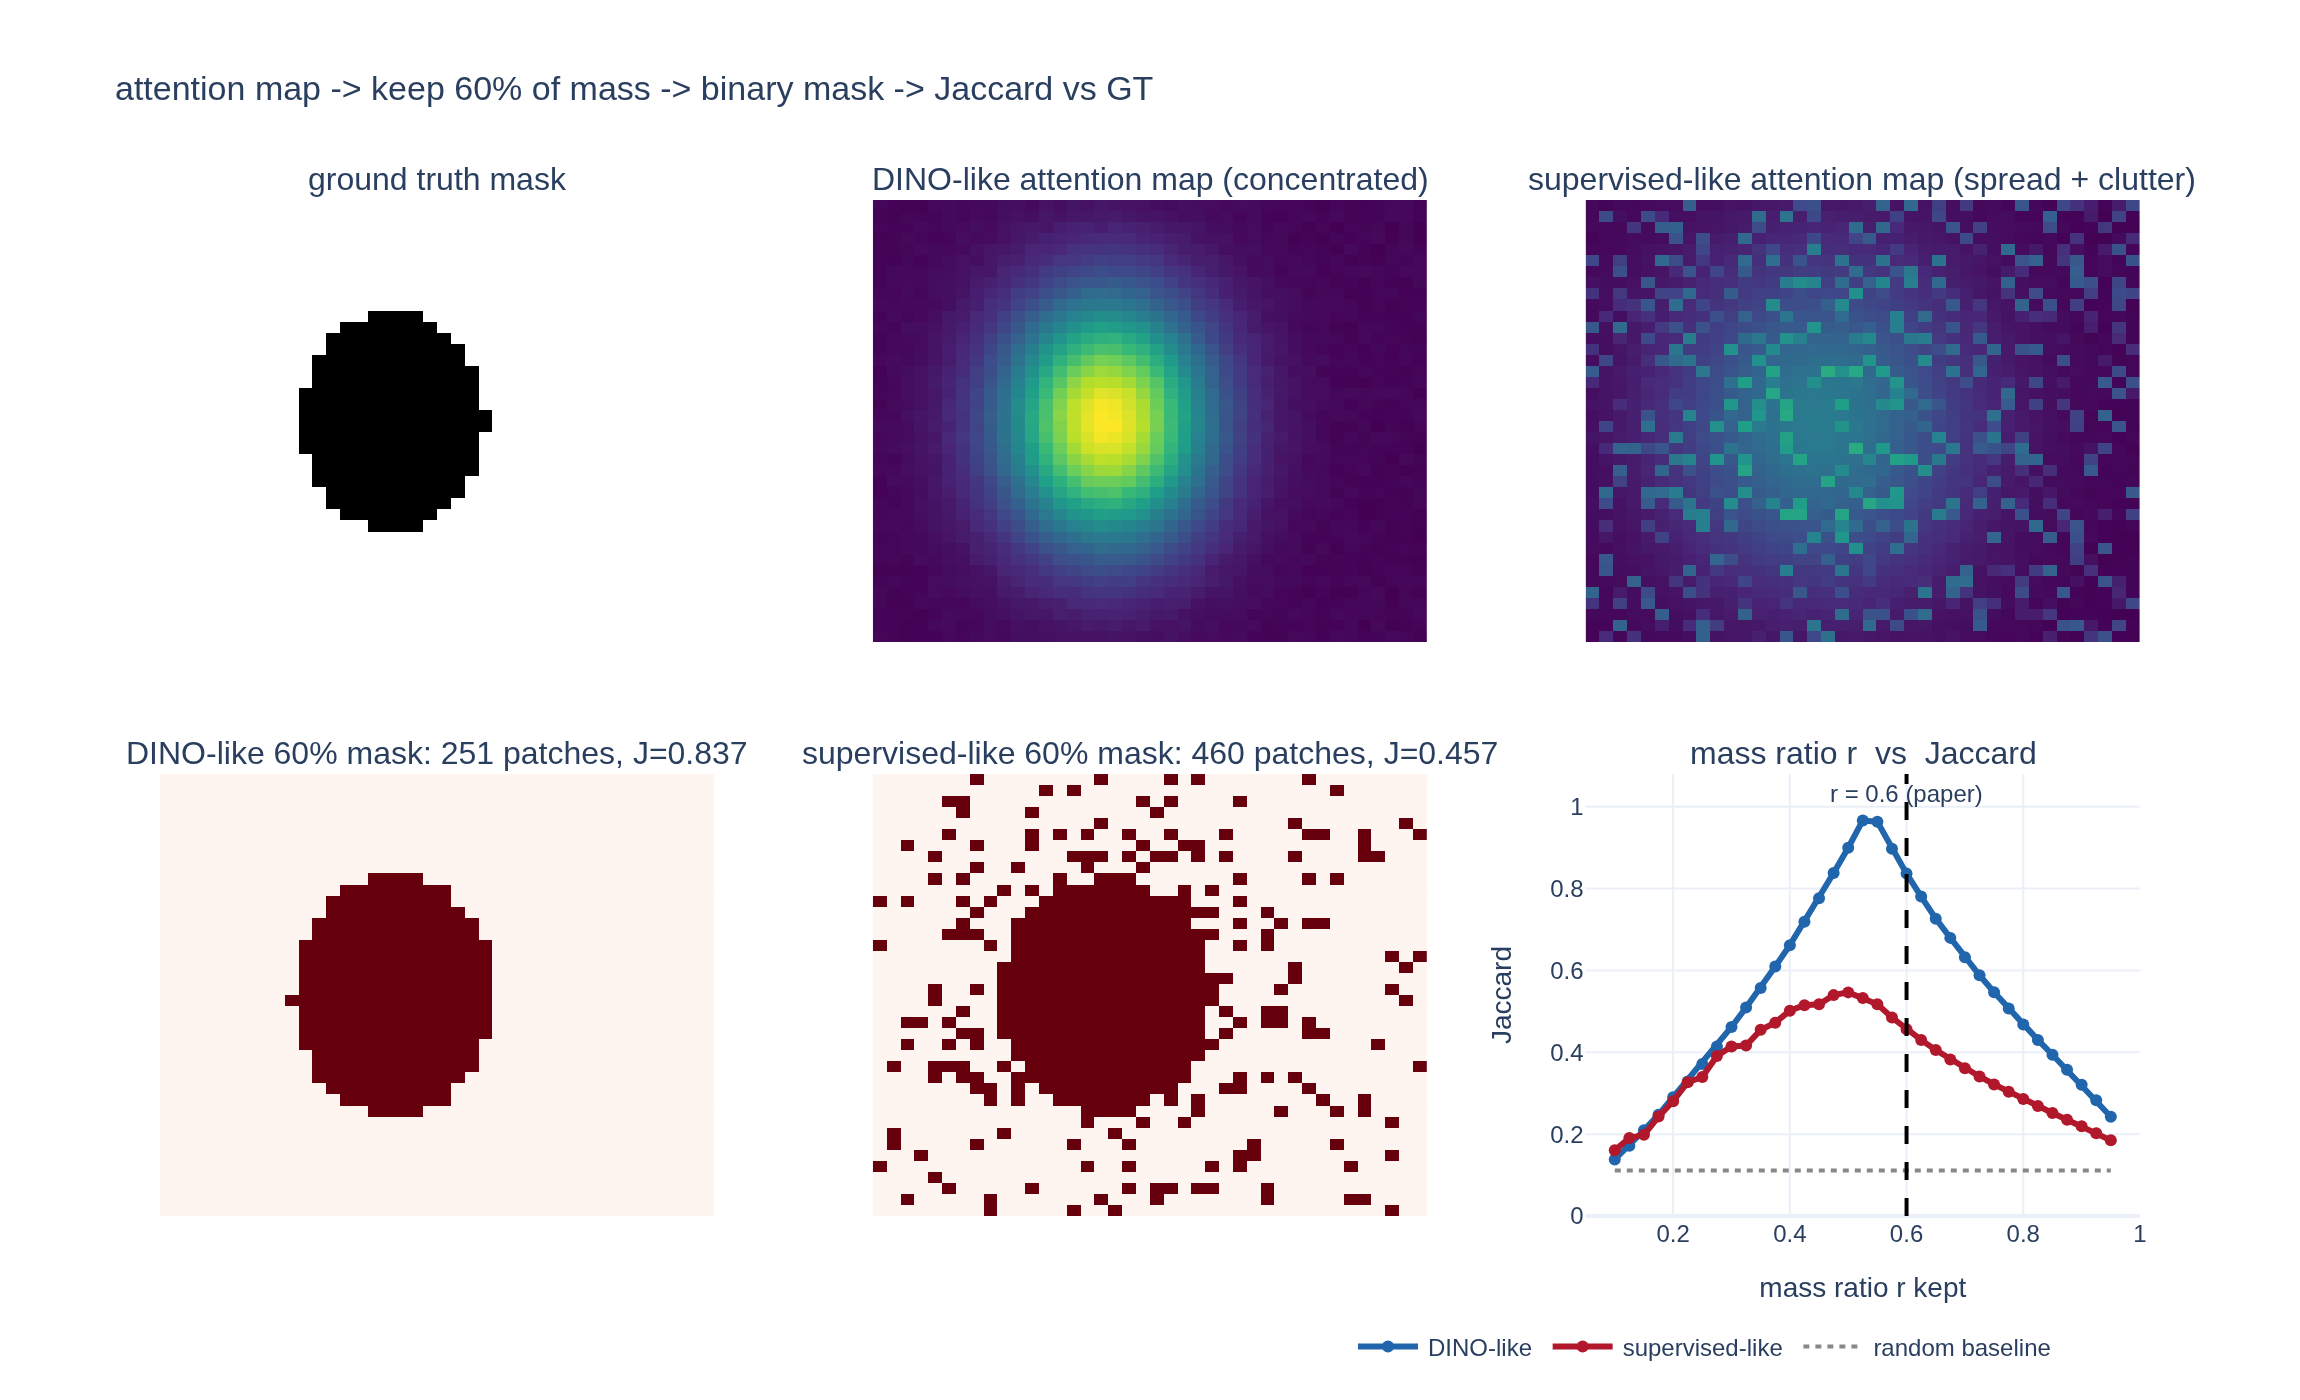

Source code (Python):
# %% [markdown]
# # self-attention 마스크 품질 지표 재현 실험
#
# DINO 논문(§4.2.2, Figure 4)의 평가 절차를 합성 데이터로 재현한다.
#
# 1. attention map을 **질량(mass) 60%를 유지하는 임계값**으로 이진화해 마스크를 만든다.
# 2. 정답 마스크와의 **Jaccard similarity(IoU)** 를 측정한다.
#    $$J(A,B) = \frac{|A \cap B|}{|A \cup B|}$$
# 3. 질량 비율 $r$ 을 훑어 Jaccard 곡선을 보고 $r=0.6$ 의 위치를 확인한다.
# 4. "DINO풍"(집중된 attention) vs "supervised풍"(퍼진 attention + 배경 clutter)의
#    Jaccard 격차가 어떻게 생기는지 재현한다.
#
# 필요 패키지: numpy, plotly, kaleido

# %%
import numpy as np
import plotly.graph_objects as go
from plotly.subplots import make_subplots


def _show(fig):
    try:
        from IPython import get_ipython
        if get_ipython() is not None:  # VSCode 셀/Jupyter에서만 렌더링
            fig.show()
    except ImportError:
        pass


rng = np.random.default_rng(0)
N = 40  # 40x40 패치 그리드 (ViT-S/16 @ 640px 정도의 감각)
yy, xx = np.mgrid[0:N, 0:N] / (N - 1)
print("grid:", yy.shape)
# 출력: grid: (40, 40)

# %% [markdown]
# ## 1. 정답(ground truth) 마스크와 두 종류의 합성 attention map
#
# 정답은 화면 중앙 왼쪽의 타원형 "물체" 하나 (PASCAL VOC12 GT 역할).
#
# - **DINO풍**: 물체를 거의 그대로 덮는 좁고 강한 가우시안 blob + 아주 약한 배경 노이즈
# - **supervised풍**: 같은 위치의 더 넓은 blob + 배경 곳곳에 흩뿌려진 강한 clutter
#   (Figure 4의 supervised 행에 보이는 "배경 전체에 흩뿌려진 빨간 점"에 해당)
#
# 두 map 모두 합이 1이 되도록 정규화한다(softmax 출력처럼).


# %%
def gaussian(cy, cx, sy, sx):
    return np.exp(-(((yy - cy) ** 2) / (2 * sy ** 2) + ((xx - cx) ** 2) / (2 * sx ** 2)))


# 정답 물체: 타원
gt = (((yy - 0.5) / 0.26) ** 2 + ((xx - 0.42) / 0.17) ** 2) <= 1.0

# DINO풍: 물체 모양에 맞는 blob + 미세 배경 노이즈
att_dino = gaussian(0.50, 0.42, 0.20, 0.135) + 0.02 * rng.random((N, N))

# supervised풍: 더 퍼진 blob + 배경 clutter(스펙클)
clutter = (rng.random((N, N)) < 0.30) * rng.random((N, N))
att_sup = 0.60 * gaussian(0.50, 0.42, 0.26, 0.19) + 0.45 * clutter + 0.02 * rng.random((N, N))

att_dino /= att_dino.sum()
att_sup /= att_sup.sum()

print("gt 전경 패치 수:", int(gt.sum()), "/", N * N, f"({gt.mean():.1%})")
print("dino map: max=%.5f mean=%.5f (max/mean=%.1f)"
      % (att_dino.max(), att_dino.mean(), att_dino.max() / att_dino.mean()))
print("sup  map: max=%.5f mean=%.5f (max/mean=%.1f)"
      % (att_sup.max(), att_sup.mean(), att_sup.max() / att_sup.mean()))
# 출력: gt 전경 패치 수: 210 / 1600 (13.1%)
# 출력: dino map: max=0.00371 mean=0.00063 (max/mean=5.9)
# 출력: sup  map: max=0.00228 mean=0.00063 (max/mean=3.7)

# %% [markdown]
# ## 2. "질량의 $r$ 을 유지하는 임계값"의 정확한 구현
#
# 논문의 *thresholding the self-attention map to keep 60% of the mass* 는 고정 임계값이 아니다.
#
# 1. attention 값을 **내림차순 정렬**한다.
# 2. **누적합**을 구해 전체 합의 $r$ 배(=60%)에 처음 도달하는 지점을 찾는다.
# 3. 그 지점의 값을 임계값 $\tau_r$ 로 잡고, $A_{ij} \ge \tau_r$ 인 패치만 전경으로 한다.
#
# 즉 $\tau_r = \min\{ v : \sum_{A_{ij} \ge v} A_{ij} \ \ge\ r \sum_{ij} A_{ij} \}$.
#
# 스케일 불변이라는 것이 핵심이다: map을 상수배 해도 정렬 순서와 누적 **비율**이 그대로이므로
# 마스크가 동일하다. attention 값의 스케일은 이미지(토큰 수)·모델·head마다 다르므로
# 0.5 같은 절대 임계값은 쓸 수 없다.


# %%
def mass_threshold_mask(att, ratio=0.6):
    """attention map의 질량 ratio 만큼을 유지하는 마스크, 임계값, 전경 패치 수를 반환."""
    flat = att.ravel()
    order = np.argsort(flat)[::-1]                       # 내림차순
    csum = np.cumsum(flat[order])
    k = int(np.searchsorted(csum, ratio * csum[-1])) + 1  # 누적합이 처음 도달하는 개수
    k = min(k, flat.size)
    tau = flat[order][k - 1]
    return (att >= tau), tau, k


def jaccard(a, b):
    inter = np.logical_and(a, b).sum()
    union = np.logical_or(a, b).sum()
    return float(inter) / float(union) if union else 0.0


m_dino, tau_d, k_d = mass_threshold_mask(att_dino, 0.6)
m_sup, tau_s, k_s = mass_threshold_mask(att_sup, 0.6)
J_dino, J_sup = jaccard(m_dino, gt), jaccard(m_sup, gt)

print(f"DINO풍 : tau={tau_d:.5f}  전경 {k_d}패치({k_d/(N*N):.1%})  Jaccard={J_dino:.3f}")
print(f"sup풍  : tau={tau_s:.5f}  전경 {k_s}패치({k_s/(N*N):.1%})  Jaccard={J_sup:.3f}")
# 출력: DINO풍 : tau=0.00142  전경 251패치(15.7%)  Jaccard=0.837
# 출력: sup풍  : tau=0.00090  전경 460패치(28.7%)  Jaccard=0.457
#
# 같은 60%인데 켜지는 패치 수가 251 vs 460으로 다르다.
# attention이 퍼져 있으면 같은 질량을 담기 위해 더 많은 패치가 필요하고,
# 그만큼 배경이 합집합에 들어와 Jaccard가 떨어진다.

# %%
# 스케일 불변성 확인: map을 1000배 해도 mass 기준 마스크는 동일. 고정 임계값은 붕괴한다.
m_scaled, tau_scaled, _ = mass_threshold_mask(att_dino * 1000, 0.6)
print("mass 기준 마스크 동일?", np.array_equal(m_dino, m_scaled), "/ tau 배율:", round(tau_scaled / tau_d))
for scale in (1, 1000):
    fixed = (att_dino * scale) >= 0.5
    print(f"  고정 임계값 0.5, scale={scale:5d} -> 전경 {int(fixed.sum())}패치, Jaccard={jaccard(fixed, gt):.3f}")
# 출력: mass 기준 마스크 동일? True / tau 배율: 1000
# 출력:   고정 임계값 0.5, scale=    1 -> 전경 0패치, Jaccard=0.000
# 출력:   고정 임계값 0.5, scale= 1000 -> 전경 534패치, Jaccard=0.393
#
# 절대 임계값은 스케일을 맞춰줘도 근거가 없어 마스크가 나빠진다(J 0.393 < 0.837).

# %% [markdown]
# ## 3. 질량 비율 $r$ 을 훑은 Jaccard 곡선
#
# - $r$ 이 너무 작으면 마스크가 peak만 덮어 교집합이 작다(recall 부족).
# - $r$ 이 너무 크면 배경까지 삼켜 합집합이 커진다(precision 부족).
#
# 그래서 중간에 최적점이 생기고, 60%는 그 근처의 **합리적이지만 임의적인** 선택이다.

# %%
ratios = np.arange(0.10, 0.951, 0.025)
j_dino = np.array([jaccard(mass_threshold_mask(att_dino, r)[0], gt) for r in ratios])
j_sup = np.array([jaccard(mass_threshold_mask(att_sup, r)[0], gt) for r in ratios])
i60 = int(np.abs(ratios - 0.6).argmin())

print(f"DINO풍 최적 r={ratios[j_dino.argmax()]:.3f} (J={j_dino.max():.3f}),  r=0.6에서 J={j_dino[i60]:.3f}")
print(f"sup풍  최적 r={ratios[j_sup.argmax()]:.3f} (J={j_sup.max():.3f}),  r=0.6에서 J={j_sup[i60]:.3f}")
win = j_dino > j_sup
print(f"DINO풍이 우세한 r: {win.sum()}/{len(ratios)}개 구간 (r>={ratios[win.argmax()]:.3f} 부터 전부)")
print("최적 r로 각각 봐줘도 격차: %.3f vs %.3f" % (j_dino.max(), j_sup.max()))
# 출력: DINO풍 최적 r=0.525 (J=0.967),  r=0.6에서 J=0.837
# 출력: sup풍  최적 r=0.500 (J=0.546),  r=0.6에서 J=0.457
# 출력: DINO풍이 우세한 r: 33/35개 구간 (r>=0.150 부터 전부)
# 출력: 최적 r로 각각 봐줘도 격차: 0.967 vs 0.546
#
# r=0.6이 어느 쪽에도 최적은 아니지만, 각자 최적 r을 골라줘도 격차는 그대로 남는다.
# => 논문의 격차는 "60%"라는 임의의 선택으로 설명되지 않는다.

# %% [markdown]
# ## 4. 논문 수치와의 대응 (PASCAL VOC12 val, ViT-S/16)
#
# | 가중치 | Jaccard |
# |---|---|
# | Random | 22.0 |
# | Supervised | 27.3 |
# | DINO | **45.9** |
#
# random 22.0은 "정보 없는 마스크"의 바닥선이다. 합성 실험에서도 확인해 보자.
# 무작위 마스크의 Jaccard 기대값은 $\dfrac{|A||G|/N}{|A|+|G|-|A||G|/N}$ 로 계산된다.

# %%
att_rand = rng.random((N, N))
m_rnd, _, k_r = mass_threshold_mask(att_rand, 0.6)
J_rnd = jaccard(m_rnd, gt)
exp_inter = k_r * gt.sum() / (N * N)
print(f"무작위 attention: 전경 {k_r}패치, Jaccard={J_rnd:.3f} "
      f"(이론 기대값={exp_inter/(k_r+gt.sum()-exp_inter):.3f})")
# 출력: 무작위 attention: 전경 588패치, Jaccard=0.111 (이론 기대값=0.107)

print("논문 : random 22.0 / supervised 27.3 / DINO 45.9  -> DINO-sup 격차 +18.6 (비율 1.68x)")
print("합성 : random %.1f / sup %.1f / dino %.1f  -> 격차 +%.1f (비율 %.2fx)"
      % (J_rnd * 100, J_sup * 100, J_dino * 100,
         (J_dino - J_sup) * 100, J_dino / J_sup))
# 출력: 논문 : random 22.0 / supervised 27.3 / DINO 45.9  -> DINO-sup 격차 +18.6 (비율 1.68x)
# 출력: 합성 : random 11.1 / sup 45.7 / dino 83.7  -> 격차 +38.0 (비율 1.83x)
#
# 합성 예제는 물체가 하나뿐이라 절대값은 낙관적이지만,
# supervised -> DINO 상대 향상 비율(1.83x)은 논문의 1.68x와 같은 크기다.

# %% [markdown]
# ## 5. 시각화 (expy.png 저장)
#
# - 위: 정답 마스크 / DINO풍 attention map / supervised풍 attention map
# - 아래: 각각의 60% 마스크와, 질량 비율에 따른 Jaccard 곡선

# %%
fig = make_subplots(
    rows=2, cols=3,
    subplot_titles=(
        "ground truth mask",
        "DINO-like attention map (concentrated)",
        "supervised-like attention map (spread + clutter)",
        f"DINO-like 60% mask: {k_d} patches, J={J_dino:.3f}",
        f"supervised-like 60% mask: {k_s} patches, J={J_sup:.3f}",
        "mass ratio r  vs  Jaccard",
    ),
    horizontal_spacing=0.08, vertical_spacing=0.13,
)


def heat(z, row, col, colorscale, zmax=None):
    fig.add_trace(go.Heatmap(z=z, colorscale=colorscale, showscale=False, zmin=0, zmax=zmax),
                  row=row, col=col)
    fig.update_yaxes(autorange="reversed", showticklabels=False, row=row, col=col)
    fig.update_xaxes(showticklabels=False, row=row, col=col)


heat(gt.astype(float), 1, 1, "Greys")
heat(att_dino, 1, 2, "Viridis", zmax=att_dino.max())
heat(att_sup, 1, 3, "Viridis", zmax=att_dino.max())   # 같은 스케일로 비교
heat(m_dino.astype(float), 2, 1, "Reds")
heat(m_sup.astype(float), 2, 2, "Reds")

fig.add_trace(go.Scatter(x=ratios, y=j_dino, mode="lines+markers", name="DINO-like",
                         line=dict(color="#2166ac", width=3)), row=2, col=3)
fig.add_trace(go.Scatter(x=ratios, y=j_sup, mode="lines+markers", name="supervised-like",
                         line=dict(color="#b2182b", width=3)), row=2, col=3)
fig.add_trace(go.Scatter(x=[ratios[0], ratios[-1]], y=[J_rnd, J_rnd], mode="lines",
                         name="random baseline", line=dict(color="#888", dash="dot", width=2)),
              row=2, col=3)
fig.add_vline(x=0.6, line=dict(color="black", dash="dash"), row=2, col=3)
fig.add_annotation(x=0.6, y=1.0, text="r = 0.6 (paper)", showarrow=False, yshift=6,
                   row=2, col=3)
fig.update_xaxes(title_text="mass ratio r kept", range=[0.05, 1.0], showticklabels=True,
                 row=2, col=3)
fig.update_yaxes(title_text="Jaccard", range=[0, 1.08], showticklabels=True, row=2, col=3)

fig.update_layout(
    height=700, width=1150,
    title_text="attention map -> keep 60% of mass -> binary mask -> Jaccard vs GT",
    template="plotly_white",
    legend=dict(orientation="h", y=-0.10, x=0.60),
)

_show(fig)
fig.write_image("expy.png", scale=2)
print("saved expy.png")
# 출력: saved expy.png

# %% [markdown]
# ## 정리
#
# - 임계값은 **값**이 아니라 **질량 비율**로 정한다 → 스케일 불변, 이미지/head/모델 간 비교 가능.
# - Jaccard는 마스크 크기 차이에 민감하다: 퍼진 attention은 60% 질량을 담으려면 더 많은
#   패치를 켜야 하고(251 vs 460), 합집합이 커져 점수가 떨어진다.
# - attention map은 soft하고 분할용으로 최적화된 적이 없으며 $r=0.6$ 도 임의의 값이다.
#   그래도 $r$ 을 어떻게 골라도 DINO풍이 supervised풍을 압도한다 →
#   논문의 22.0 / 27.3 / 45.9 격차는 지표 선택의 산물이 아니다.
